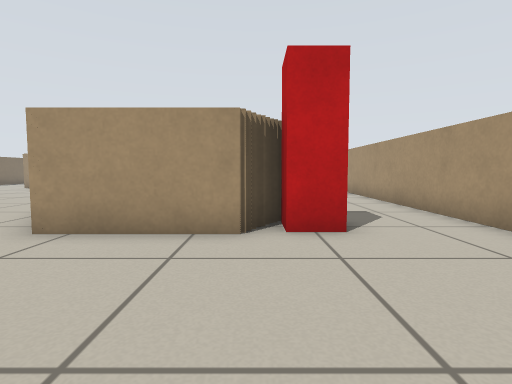
[1] (above)

19 first-person views from a walk through a Stage world. The camera is 0.51 m above the floor, tilts 4° down and sees 80° across. The lines on the ground mark 1 m squares. The floor is counted in squares, 0.5 m on a side. Each view is taken from the middle of a square. On the plan, view 1 faces up. The plan holds only what a view shows up to about 12 squares ahead; the rest is blank. Robots are left out.

[2]
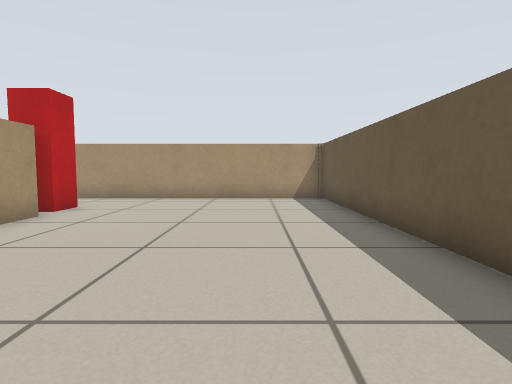

[3]
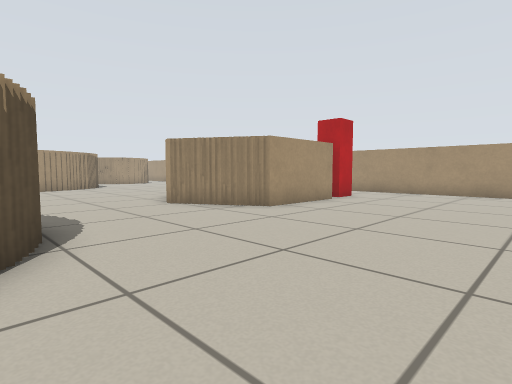

[4]
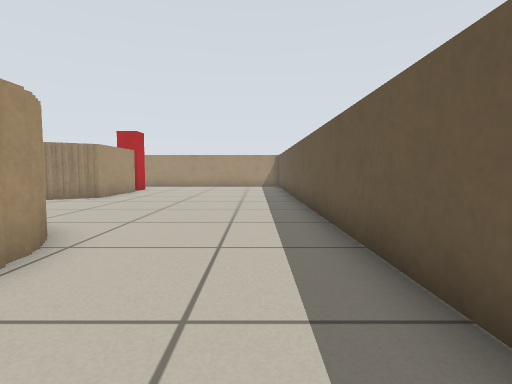

[5]
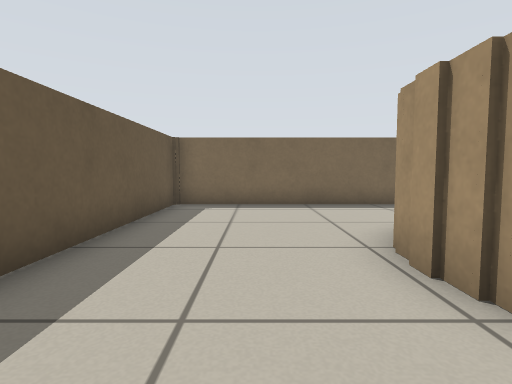

[6]
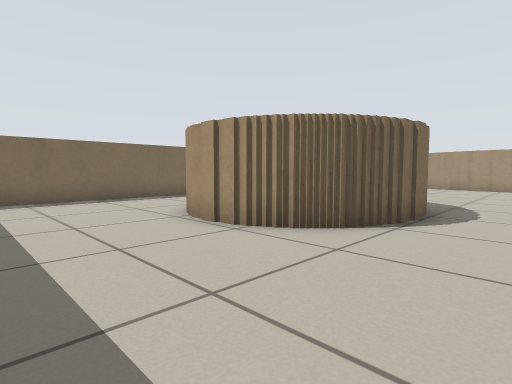

[7]
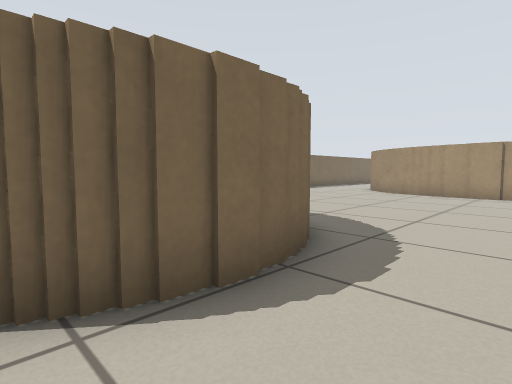

[8]
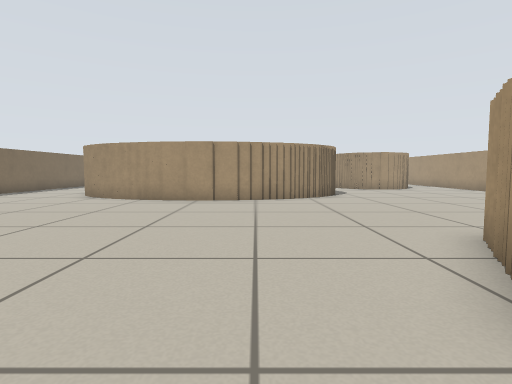

[9]
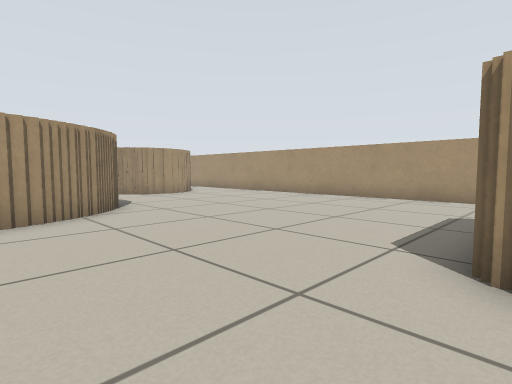

[10]
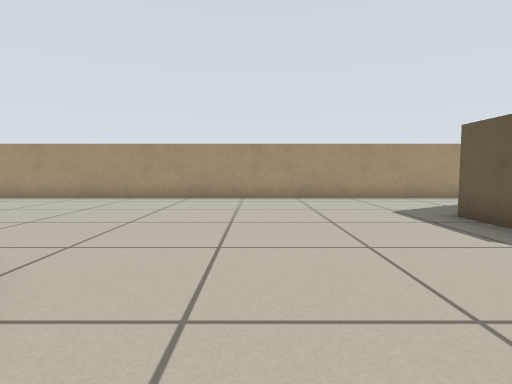

[11]
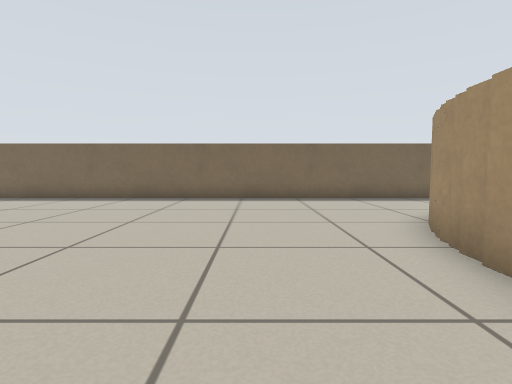

[12]
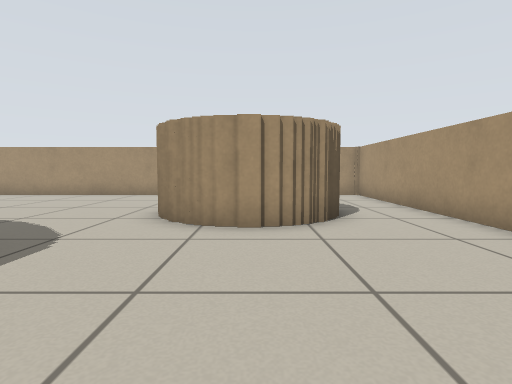

[13]
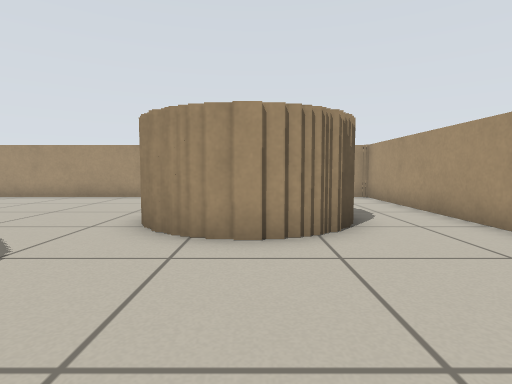

[14]
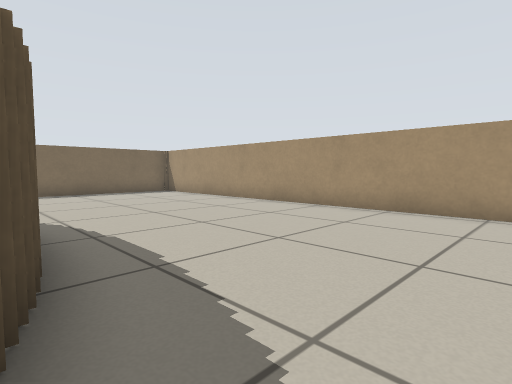

[15]
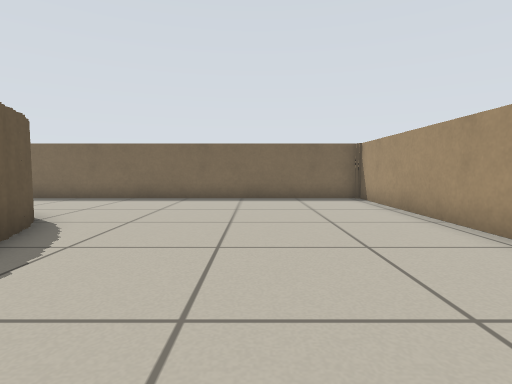

[16]
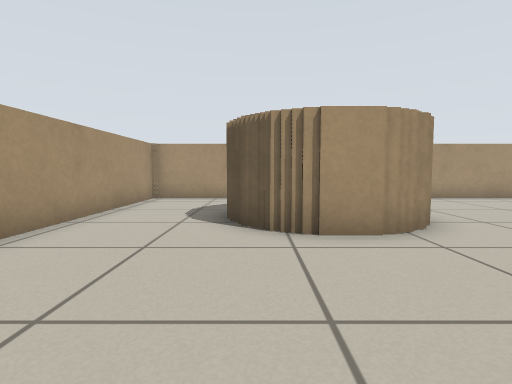

[17]
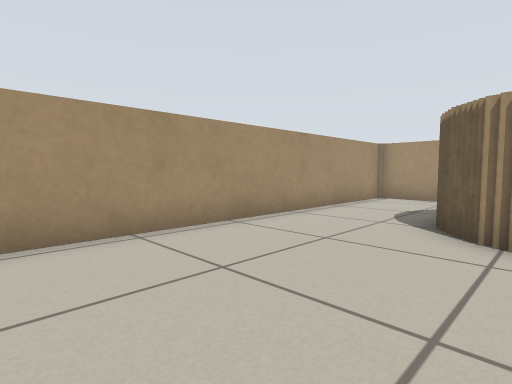

[18]
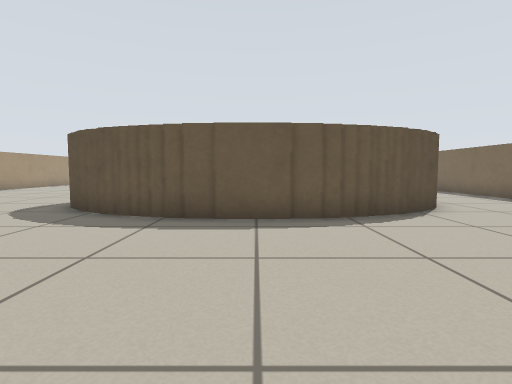

[19]
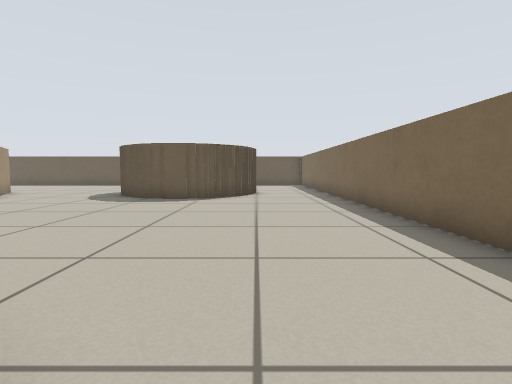

### Floor plan
Key: @ floor where view 1 was taken; # wall or solid block; . floor; B red box.
Columns run from 18 left of view 1 to 5 right of it. Each row starts with its distance up from view 1.
 30 ########################
 29 #......................#
 28 #......................#
 27 #......................#
 26 #...............##   ..#
 25 #...............#    ..#
 24 #...............#  ##..#
 23 #...............####...#
 22 #.....#######..........#
 21 #....##     ###........#
 20 #...##        #........#
 19 #...          #........#
 18 #....##     ###........#
 17 #.....#######..........#
 16 #......................#
 15 #......................#
 14 #......................#
 13 #......................#
 12 #......................#
 11 #......................#
 10 #.............#####....#
  9 #.............#     ...#
  8 #....###.....##     ...#
  7 #...## ##....##     ...#
  6 #.      ##....##  #B...#
  5 #        #.....####B...#
  4 #..     ##.............#
  3 #...   ##..............#
  2 #....###...............#
  1 #......................#
  0 #.................@....#
 -1 #......................#
 -2 #......................#
 -3 ########################

Positions as (right, up) in squares from view 1, and headings:
1: (0, 0), facing up
2: (-7, 0), facing right
3: (-10, -1), facing up-right
4: (-15, -1), facing right
5: (-9, 0), facing left
6: (-7, -2), facing up-left
7: (-7, 3), facing up-left
8: (-7, 6), facing up
9: (-7, 10), facing up-right
10: (-7, 15), facing right
11: (-7, 14), facing left
12: (0, 17), facing up
13: (0, 18), facing up
14: (-4, 22), facing up-left
15: (-7, 26), facing left
16: (-7, 26), facing right
17: (-7, 25), facing up-right
18: (-9, 29), facing down
19: (-15, 19), facing down
